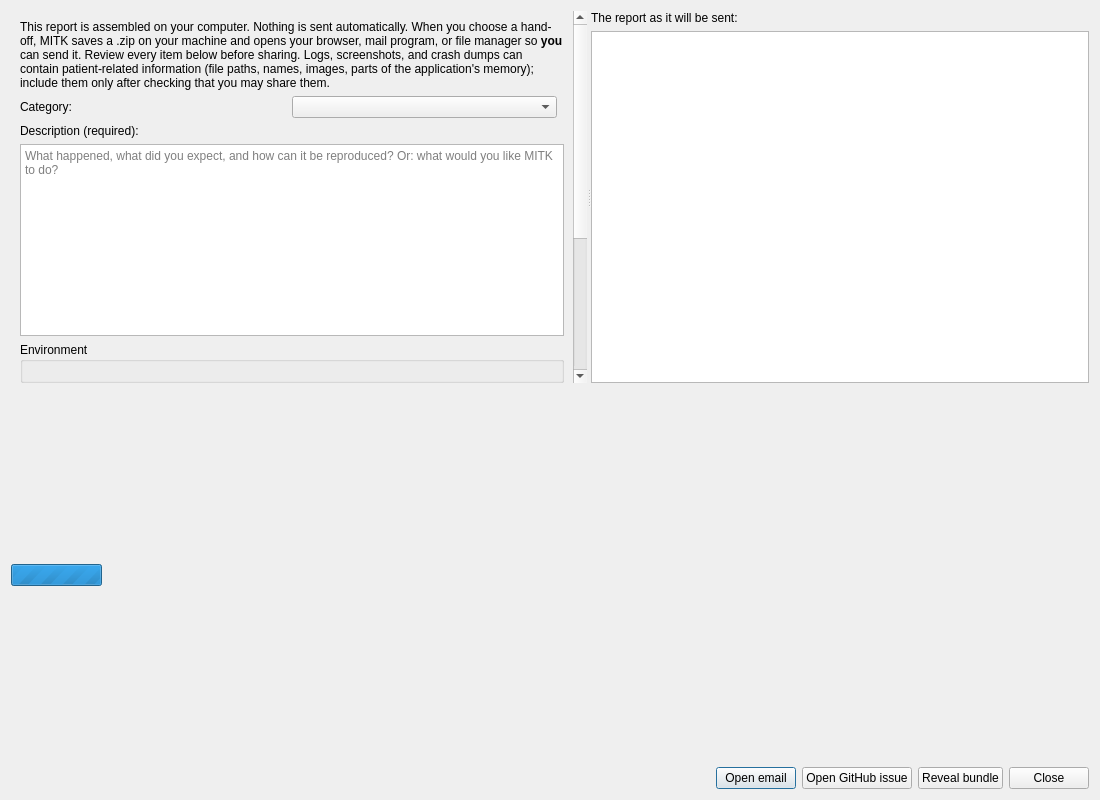
<?xml version="1.0" encoding="UTF-8"?>
<ui version="4.0">
 <class>QmitkFeedbackDialog</class>
 <widget class="QDialog" name="QmitkFeedbackDialog">
  <property name="geometry">
   <rect>
    <x>0</x>
    <y>0</y>
    <width>1100</width>
    <height>800</height>
   </rect>
  </property>
  <property name="windowTitle">
   <string>Report a Problem / Send Feedback</string>
  </property>
  <layout class="QVBoxLayout" name="dialogLayout">
   <item>
    <widget class="QSplitter" name="splitter">
     <property name="orientation">
      <enum>Qt::Horizontal</enum>
     </property>
     <property name="childrenCollapsible">
      <bool>false</bool>
     </property>
     <widget class="QScrollArea" name="formScrollArea">
      <property name="frameShape">
       <enum>QFrame::NoFrame</enum>
      </property>
      <property name="widgetResizable">
       <bool>true</bool>
      </property>
      <widget class="QWidget" name="form">
       <layout class="QVBoxLayout" name="formLayout">
        <item>
         <widget class="QLabel" name="privacyLabel">
          <property name="textFormat">
           <enum>Qt::RichText</enum>
          </property>
          <property name="text">
           <string>This report is assembled on your computer. Nothing is sent automatically. When you choose a hand-off, MITK saves a .zip on your machine and opens your browser, mail program, or file manager so &lt;b&gt;you&lt;/b&gt; can send it. Review every item below before sharing. Logs, screenshots, and crash dumps can contain patient-related information (file paths, names, images, parts of the application's memory); include them only after checking that you may share them.</string>
          </property>
          <property name="wordWrap">
           <bool>true</bool>
          </property>
         </widget>
        </item>
        <item>
         <layout class="QHBoxLayout" name="categoryLayout">
          <item>
           <widget class="QLabel" name="categoryLabel">
            <property name="text">
             <string>Category:</string>
            </property>
            <property name="buddy">
             <cstring>categoryComboBox</cstring>
            </property>
           </widget>
          </item>
          <item>
           <widget class="QComboBox" name="categoryComboBox"/>
          </item>
          <item>
           <spacer name="categorySpacer">
            <property name="orientation">
             <enum>Qt::Horizontal</enum>
            </property>
           </spacer>
          </item>
         </layout>
        </item>
        <item>
         <widget class="QLabel" name="descriptionLabel">
          <property name="text">
           <string>Description (required):</string>
          </property>
          <property name="buddy">
           <cstring>descriptionEdit</cstring>
          </property>
         </widget>
        </item>
        <item>
         <widget class="QPlainTextEdit" name="descriptionEdit">
          <property name="placeholderText">
           <string>What happened, what did you expect, and how can it be reproduced? Or: what would you like MITK to do?</string>
          </property>
         </widget>
        </item>
        <item>
         <widget class="QGroupBox" name="environmentGroup">
          <property name="title">
           <string>Environment</string>
          </property>
          <layout class="QGridLayout" name="environmentLayout"/>
         </widget>
        </item>
        <item>
         <widget class="QGroupBox" name="logGroup">
          <property name="title">
           <string>Log</string>
          </property>
          <layout class="QVBoxLayout" name="logLayout">
           <item>
            <widget class="QToolButton" name="logToggleButton">
             <property name="text">
              <string>Show log excerpts</string>
             </property>
             <property name="checkable">
              <bool>true</bool>
             </property>
             <property name="toolButtonStyle">
              <enum>Qt::ToolButtonTextBesideIcon</enum>
             </property>
             <property name="arrowType">
              <enum>Qt::RightArrow</enum>
             </property>
             <property name="autoRaise">
              <bool>true</bool>
             </property>
            </widget>
           </item>
           <item>
            <widget class="QTabWidget" name="logTabs">
             <property name="visible">
              <bool>false</bool>
             </property>
            </widget>
           </item>
          </layout>
         </widget>
        </item>
        <item>
         <widget class="QGroupBox" name="screenshotGroup">
          <property name="title">
           <string>Screenshot</string>
          </property>
          <layout class="QVBoxLayout" name="screenshotLayout">
           <item>
            <layout class="QHBoxLayout" name="screenshotChoiceLayout">
             <item>
              <widget class="QCheckBox" name="screenshotCheckBox">
               <property name="text">
                <string>Include a screenshot of the</string>
               </property>
              </widget>
             </item>
             <item>
              <widget class="QComboBox" name="screenshotTargetComboBox"/>
             </item>
             <item>
              <spacer name="screenshotSpacer">
               <property name="orientation">
                <enum>Qt::Horizontal</enum>
               </property>
              </spacer>
             </item>
            </layout>
           </item>
           <item>
            <widget class="QLabel" name="screenshotPreviewLabel">
             <property name="visible">
              <bool>false</bool>
             </property>
            </widget>
           </item>
          </layout>
         </widget>
        </item>
        <item>
         <widget class="QWidget" name="sharingConfirmationWidget" native="true">
          <layout class="QHBoxLayout" name="sharingConfirmationLayout">
           <property name="leftMargin">
            <number>0</number>
           </property>
           <property name="topMargin">
            <number>0</number>
           </property>
           <property name="rightMargin">
            <number>0</number>
           </property>
           <property name="bottomMargin">
            <number>0</number>
           </property>
           <item alignment="Qt::AlignTop">
            <widget class="QCheckBox" name="sharingConfirmationCheckBox"/>
           </item>
           <item>
            <widget class="QLabel" name="sharingConfirmationLabel">
             <property name="wordWrap">
              <bool>true</bool>
             </property>
             <property name="buddy">
              <cstring>sharingConfirmationCheckBox</cstring>
             </property>
            </widget>
           </item>
          </layout>
         </widget>
        </item>
        <item>
         <widget class="QWidget" name="publicSharingConfirmationWidget" native="true">
          <layout class="QHBoxLayout" name="publicSharingConfirmationLayout">
           <property name="leftMargin">
            <number>0</number>
           </property>
           <property name="topMargin">
            <number>0</number>
           </property>
           <property name="rightMargin">
            <number>0</number>
           </property>
           <property name="bottomMargin">
            <number>0</number>
           </property>
           <item alignment="Qt::AlignTop">
            <widget class="QCheckBox" name="publicSharingConfirmationCheckBox"/>
           </item>
           <item>
            <widget class="QLabel" name="publicSharingConfirmationLabel">
             <property name="wordWrap">
              <bool>true</bool>
             </property>
             <property name="buddy">
              <cstring>publicSharingConfirmationCheckBox</cstring>
             </property>
            </widget>
           </item>
          </layout>
         </widget>
        </item>
        <item>
         <spacer name="formSpacer">
          <property name="orientation">
           <enum>Qt::Vertical</enum>
          </property>
         </spacer>
        </item>
       </layout>
      </widget>
     </widget>
     <widget class="QWidget" name="previewPane">
      <layout class="QVBoxLayout" name="previewLayout">
       <item>
        <widget class="QLabel" name="previewLabel">
         <property name="text">
          <string>The report as it will be sent:</string>
         </property>
        </widget>
       </item>
       <item>
        <widget class="QPlainTextEdit" name="previewEdit">
         <property name="readOnly">
          <bool>true</bool>
         </property>
        </widget>
       </item>
      </layout>
     </widget>
    </widget>
   </item>
   <item>
    <layout class="QHBoxLayout" name="bundleStatusLayout">
     <item>
      <widget class="QProgressBar" name="bundleProgressBar">
       <property name="maximum">
        <number>0</number>
       </property>
       <property name="textVisible">
        <bool>false</bool>
       </property>
       <property name="maximumWidth">
        <number>120</number>
       </property>
       <property name="visible">
        <bool>false</bool>
       </property>
      </widget>
     </item>
     <item>
      <widget class="QLabel" name="bundleStatusLabel">
       <property name="textFormat">
        <enum>Qt::RichText</enum>
       </property>
       <property name="wordWrap">
        <bool>true</bool>
       </property>
       <property name="sizePolicy">
        <sizepolicy hsizetype="Expanding" vsizetype="Preferred">
         <horstretch>1</horstretch>
         <verstretch>0</verstretch>
        </sizepolicy>
       </property>
      </widget>
     </item>
    </layout>
   </item>
   <item>
    <layout class="QHBoxLayout" name="buttonLayout">
     <item>
      <widget class="QLabel" name="gitHubReasonLabel">
       <property name="wordWrap">
        <bool>true</bool>
       </property>
       <property name="sizePolicy">
        <sizepolicy hsizetype="Expanding" vsizetype="Preferred">
         <horstretch>1</horstretch>
         <verstretch>0</verstretch>
        </sizepolicy>
       </property>
      </widget>
     </item>
     <item>
      <widget class="QPushButton" name="openEmailButton">
       <property name="text">
        <string>Open email</string>
       </property>
       <property name="default">
        <bool>true</bool>
       </property>
      </widget>
     </item>
     <item>
      <widget class="QPushButton" name="openIssueButton">
       <property name="text">
        <string>Open GitHub issue</string>
       </property>
      </widget>
     </item>
     <item>
      <widget class="QPushButton" name="revealBundleButton">
       <property name="text">
        <string>Reveal bundle</string>
       </property>
      </widget>
     </item>
     <item>
      <widget class="QPushButton" name="closeButton">
       <property name="text">
        <string>Close</string>
       </property>
       <property name="autoDefault">
        <bool>false</bool>
       </property>
      </widget>
     </item>
    </layout>
   </item>
  </layout>
 </widget>
 <resources/>
 <connections/>
</ui>
